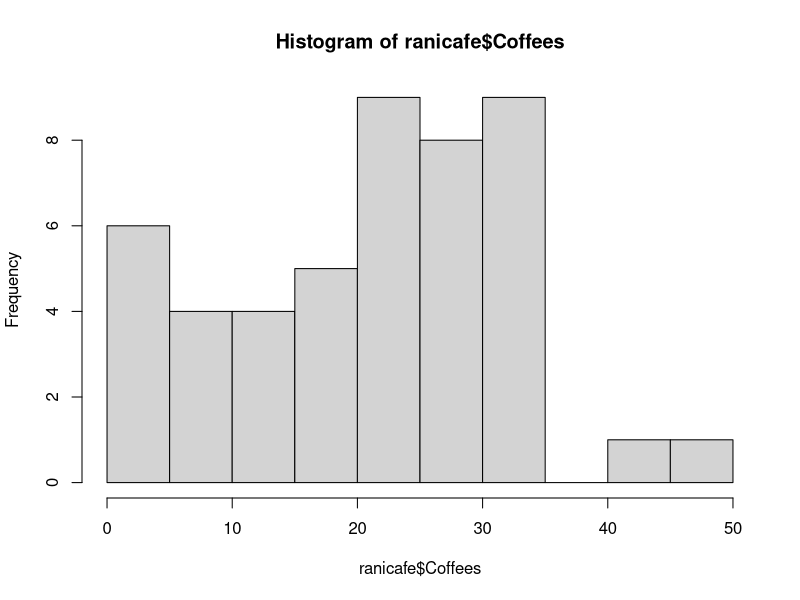
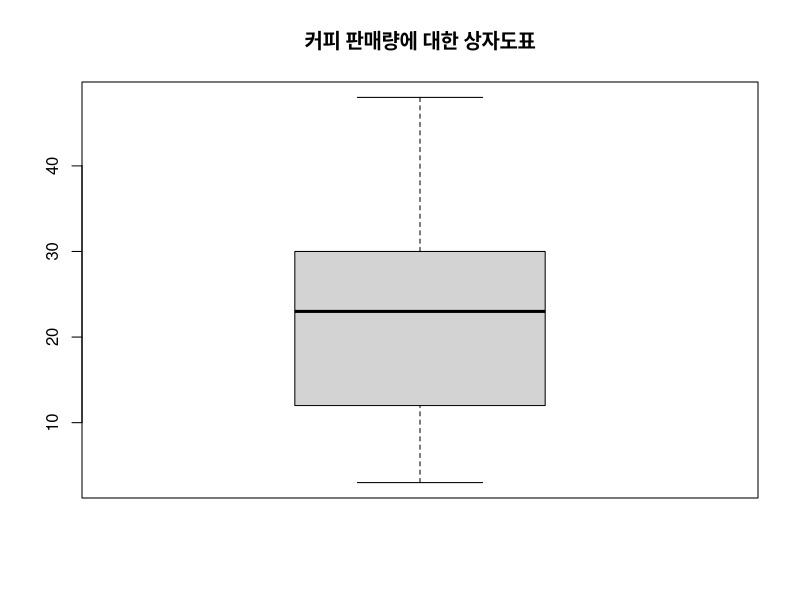
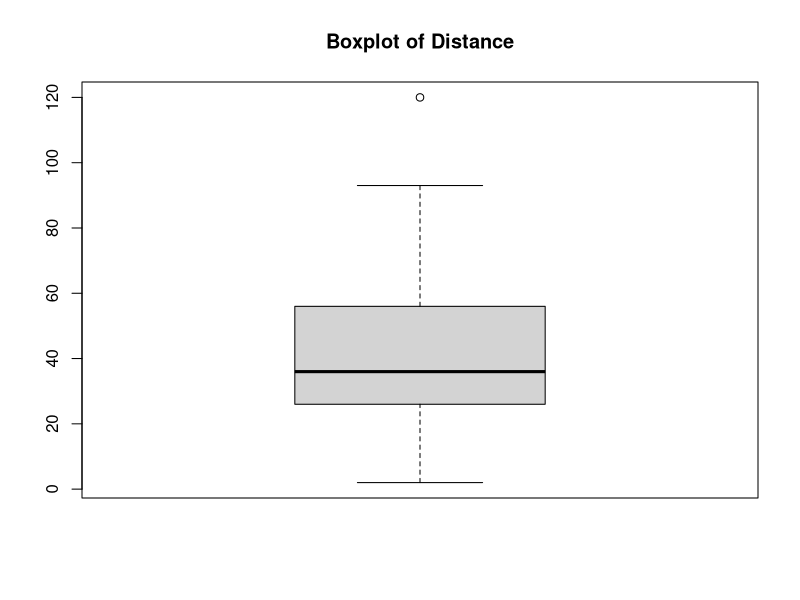

The R source for these figures, in order:
setwd("D:/Workplace/Statistical_Analysis_R/ch02")


# 2. parameter & statistics

ranicafe <- read.csv("cafedata.csv",header=T,stringsAsFactors=F)
str(ranicafe)
head(ranicafe)
summary(ranicafe)
dim(ranicafe)

ranicafe$Coffees <- as.numeric(ranicafe$Coffees)
sort(ranicafe$Coffees)
sort(ranicafe$Coffees,decreasing=T)
min(ranicafe$Coffees,na.rm=T) 
max(ranicafe$Coffees,na.rm=T)
stem(ranicafe$Coffees)
hist(ranicafe$Coffees)
mode(ranicafe$Coffees)

getmode <- function(v) {
  uniqv <- unique(v)
  uniqv[which.max(tabulate(match(v, uniqv)))]
}
getmode(ranicafe$Coffees)

rc <- ranicafe$Coffees
weight <- 1/length(rc)
sum(rc*weight,na.rm=T)
mean(rc,na.rm=T)
which(rc==21 | rc==22)

rc[rc==max(rc,na.rm=T)] <- 480
mean(rc,na.rm=T)

rc <- ranicafe$Coffees
median.idx <- (length(rc)+1)/2
rc.srt <- sort(rc)
rc.srt[median.idx]
median(rc,na.rm=T)

rc[rc==max(rc,na.rm=T)] <- 480
median(rc,na.rm=T)

height <- c(164,166,168,170,172,174,176)
(height.m <- mean(height))
(height.dev <- height-height.m)
sum(height.dev)
(height.dev2 <- height.dev^2)
sum(height.dev2)
mean(height.dev2)
sqrt(mean(height.dev2))
var(height)
sd(height)

rc <- ranicafe$Coffees
rc.m <- mean(rc,na.rm=T)
rc.sd <- sd(rc,na.rm=T)
cat("커피 판매량",round(rc.m,1),"+-",round(rc.sd,2),"잔")

ranicafe$Juices <- as.numeric(ranicafe$Juices)
str(ranicafe)
rc <- ranicafe$Coffees
rj <- ranicafe$Juices
(rc.cv <- round(sd(rc,na.rm=T)/mean(rc,na.rm=T),3))
(rj.cv <- round(sd(rj,na.rm=T)/mean(rj,na.rm=T),3))

(qs <- quantile(rc,na.rm=T))
(qs[4]-qs[2])
IQR(rc,na.rm=T)
boxplot(rc,main="커피 판매량에 대한 상자도표")

(Q <- quantile(cars$dist))
(ll <- Q[2]-1.5*IQR(cars$dist))
(ul <- Q[4]+1.5*IQR(cars$dist))
cars$dist[cars$dist < ll]
cars$dist[cars$dist > ul]
boxplot(cars$dist,main="Boxplot of Distance")
